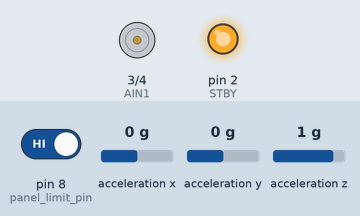
Simulated run of this sketch. Board: Arduino Uno, built with avr-gcc and run on an emulated ATmega328P. Shown: motor-driver pin pairs drawn as motors (green arrow = first pin HIGH = forward, orange = second pin HIGH = backward, longer = more drive, scaled by the enable pin, stopped while the standby pin is LOW), output pins drawn as LEDs (lit = HIGH). The test bench sets the inputs (shaded band); at power-on: acceleration x 0 g, pin 8 (panel_limit_pin) HIGH, acceleration y 0 g, acceleration z 1 g. Pins used as bus, display or sensor lines are not drawn.

Above: at 1.8 s.
1.9 s: acceleration x set to -1.4 g
At 2.4 s:
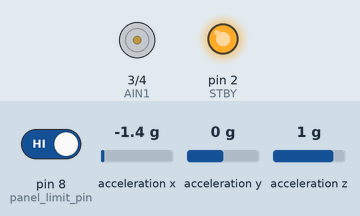
5.0 s: acceleration x set to 0.8 g
8.1 s: pin 8 (panel_limit_pin) driven LOW
At 8.51 s:
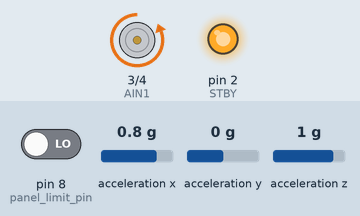
9.8 s: acceleration y set to -1.4 g
At 10.3 s:
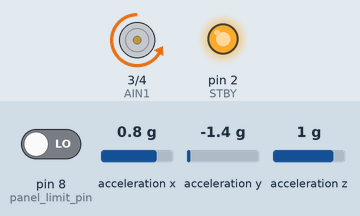
12.9 s: acceleration x set to -0.1 g
At 14.1 s:
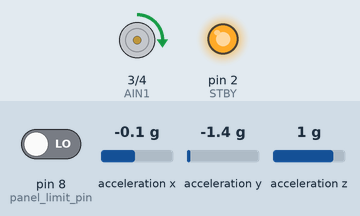
14.4 s: acceleration z set to 0.8 g
Timing chart, 0 to 18.5 s (numbered marks = the images above; inputs shaded):
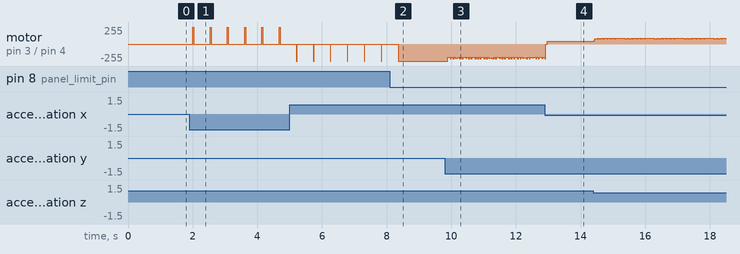

The sketch:

panel-leveling.ino
```cpp
#include <SparkFun_ADXL345.h>
#include <Wire.h>
//#include <SparkFun_TB6612.h>

// Using GPIO Pins
const int AIN1 = 3;     // Direction pin 1
const int AIN2 = 4;     // Direction pin 2
const int PWMA = 5;     // PWM pin for speed control
const int STBY = 2;
const int CS = 12;
ADXL345 adxl = ADXL345();             // USE FOR I2C COMMUNICATION

const int panel_limit_pin = 8; // other side wired to ground
bool panel_limit = LOW; // tracks limit switch

const float hoverDegree = 0; //degree
const float kp = .6;

// Initializing motor.
const int offsetA = 1;
//Motor levelingMotor = Motor(AIN1, AIN2, PWMA, offsetA, STBY);

int x, y, z;
float ax, ay, az;
float roll;
float pitch;

void setup() {
  Wire.begin();


  adxl.powerOn();                     // Power on the ADXL345

  adxl.setRangeSetting(2);           // Give the range settings
  // Accepted values are 2g, 4g, 8g or 16g
  // Higher Values = Wider Measurement Range
  // Lower Values = Greater Sensitivity - Will hopefully use lower range
  // put your setup code here, to run once:
  //pinMode(limitSwitchPin, INPUT_PULLUP);

  //pinMode (outputA, INPUT);
  //pinMode (outputB, INPUT);

  pinMode (AIN1, OUTPUT);
  pinMode (AIN2, OUTPUT);
  pinMode (PWMA, OUTPUT);
  pinMode (STBY, OUTPUT);
  digitalWrite (STBY, HIGH);

  pinMode (CS, OUTPUT);

  digitalWrite (CS, HIGH);

  pinMode(panel_limit_pin, INPUT_PULLUP);

  //delay(500);
}

void loop() {

  panel_limit = digitalRead(panel_limit_pin);
  if (panel_limit == HIGH) {
    writeDataToPi("panel_limit:1"); // Panel limit switch is pressed
  }

  adxl.readAccel(&x, &y, &z);  // Get acceleration values

  // Convert raw values to g-force
  ax = x * 0.0039; // Scale factor for 2G range (3.9mg per LSB)
  ay = y * 0.0039;
  az = z * 0.0039;

  // Calculate angles (in degrees)
  roll  = atan2(ay, az) * 57.2958;  // Convert radians to degrees
  pitch = atan2(-ax, sqrt(ay * ay + az * az)) * 57.2958;

  // Print the values
  //Serial.print("Roll: "); Serial.print(roll);
  //Serial.print("°  Pitch: "); Serial.print(pitch);
  //Serial.println("°");
  float dir1 = 1;
  if (pitch < 0) {
    dir1 = -1;
    pitch = pitch * -1;
  }
  if (pitch > 2) {
    driveMotor(255, dir1, pitch * kp);
  }
}
void driveMotor(int speed, int dir, int duration) {
  // Set direction
  if (dir == 1) {
    digitalWrite(AIN1, HIGH);
    digitalWrite(AIN2, LOW);
  } else if (dir == -1) {
    digitalWrite(AIN1, LOW);
    digitalWrite(AIN2, HIGH);
  } else {
    // Stop if direction is invalid
    digitalWrite(AIN1, LOW);
    digitalWrite(AIN2, LOW);
  }

  analogWrite(PWMA, speed); // Set speed

  delay(duration);  // Run motor for set time

  // Stop motor
  analogWrite(PWMA, 0);
  digitalWrite(AIN1, LOW);
  digitalWrite(AIN2, LOW);
}

void writeDataToPi(String message) {
  delay(500);
  //Serial.println(message)
}
```

Measured:
- after the input at 1.9 s, motor on pin 3 (AIN1) / pin 4 (AIN2): alternates forward 255/255 for 0.03 s and stopped for 0.50 s, starting after 0.11 s
- after the input at 8.1 s, motor on pin 3 (AIN1) / pin 4 (AIN2): goes on until 8.4 s, then stays backward 255/255
